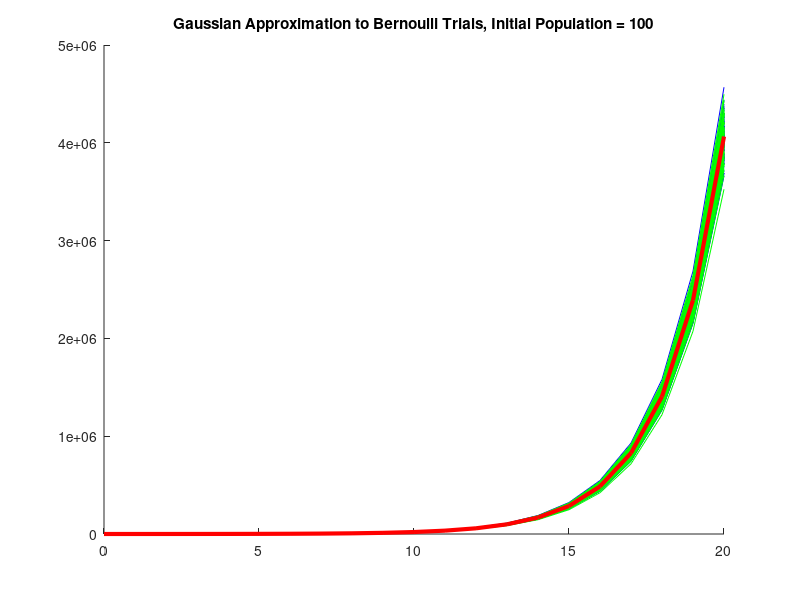

Here is the MATLAB script that generated this plot:
r = 0.7;        %rate of reproduction (newborn per current animal per year)

n = 1;          %how often do we "compound"
p = r/n;        %rate of reproduction per "time step"

T = 20;         %number of years
deltaT = 1/n;   %time step

tt = deltaT*(0:(n*T));      %all time instances when we change the population size

figure; hold on;

initial_population = 100;
n_trials = 100;
time_elapsed = zeros(1, n_trials);

tic
for j=1:n_trials;
   m = initial_population;    %init population size
   mm = [m];
   for t=tt(2:end);
		m=m+sum(rand(1,m) < p);  %updated/current population size
		mm = [mm, m];  %population change history
   end

   plot(tt, mm, 'color', 'blue');
end
randomtime = toc/n_trials;

tic
for j=1:n_trials;
   m = initial_population;    %init population size
   mm = [m];
   for t=tt(2:end);
		std_div = sqrt(m*p*(1 - p));
		thing_mean = m * p;
		sampled = normrnd(thing_mean, std_div);
		m=m+sampled;  %updated/current population size
		mm = [mm, m];  %population change history
   end

   plot(tt, mm, 'color', 'green');
end
normrndtime = toc/n_trials;

title(sprintf('Gaussian Approximation to Bernoulli Trials, Initial Population = %d',initial_population))
plot(tt, mm(1)*(1+p).^(0:(n*T)), 'r', 'LineWidth', 3);
print(sprintf('gauss-approx-init-%d.png',initial_population))

%	mean(time_elapsed)
%	plot(time_elapsed)
%	hist(time_elapsed)
%	csvwrite('runtimes-bernoulli.csv',time_elapsed)
printf('Random Time: %f\n', randomtime);
printf('Normrnd Time: %f\n', normrndtime);
pause
